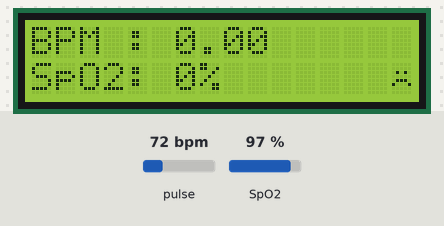
Simulated run of this sketch. Board: Arduino Uno, built with avr-gcc and run on an emulated ATmega328P. Shown: 16×2 character LCD. The test bench sets the inputs (shaded band); at power-on: SpO2 97 %, pulse 72 bpm. What the sketch prints to the serial monitor is not drawn.

Above: at 3.3 s.
3.4 s: SpO2 set to 94 %
At 5.3 s:
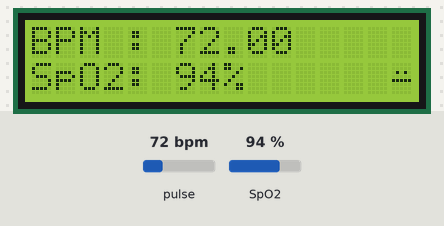
5.6 s: SpO2 set to 100 %
At 7.4 s:
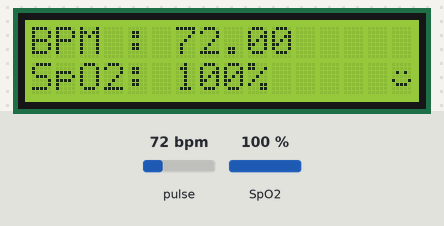
7.7 s: pulse set to 78 bpm
At 8.8 s:
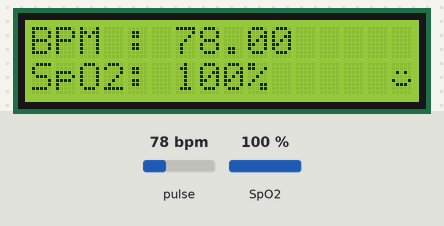
11.8 s: pulse set to 83 bpm
At 13.6 s:
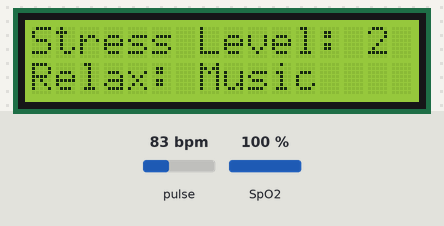
13.9 s: pulse set to 88 bpm
15.6 s: pulse set to 92 bpm
At 17.7 s:
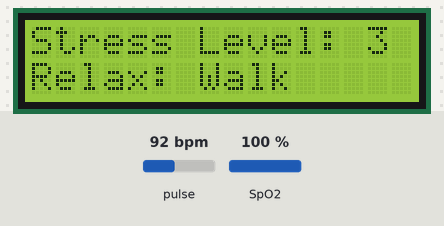
Timing chart, 0 to 19.0 s (numbered marks = the images above; inputs shaded):
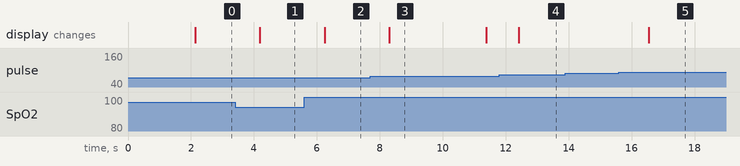

Measured:
- the behaviour switches between 96 and 95 % on SpO2 (found by bisection; images 0 and 1)
- the behaviour switches between 80 and 81 bpm on pulse (found by bisection; images 3 and 4)
- the behaviour switches between 90 and 91 bpm on pulse (found by bisection; images 4 and 5)
- after the input at 3.4 s, the display: changes after 0.79 s (image 1)
- after the input at 5.6 s, the display: changes after 0.64 s (image 2)
- after the input at 7.7 s, the display: changes after 0.60 s (image 3)
- after the input at 11.8 s, the display: changes after 0.62 s (image 4)
- after the input at 13.9 s, every drawn part: stays the same
- after the input at 15.6 s, the display: changes after 0.94 s (image 5)

The sketch:

_Stress_Detector.ino
```cpp
#include <LiquidCrystal_I2C.h>
#include <Wire.h>
#include "MAX30100_PulseOximeter.h"

#define REPORTING_PERIOD_MS  1000
#define STRESS_DISPLAY_TIME  10000

LiquidCrystal_I2C lcd(0x27, 16, 2);

byte smile[] = {
  B00000,
  B00000,
  B01010,
  B00000,
  B10001,
  B01110,
  B00000,
  B00000
};
byte mod[] = {
  B00000,
  B00000,
  B01010,
  B00000,
  B11111,
  B00000,
  B00000,
  B00000
};
byte sad[] = {
  B00000,
  B00000,
  B01010,
  B00000,
  B01110,
  B10001,
  B00000,
  B00000
};

PulseOximeter pox;
uint32_t tsLastReport = 0;
uint32_t lastDisplaySwitch = 0;
bool showStressLevel = false;

void onBeatDetected()
{
  Serial.println("Beat!!!");
}

void setup()
{
  Serial.begin(115200);
  lcd.init();
  lcd.backlight();
  lcd.createChar(1 , smile);
  lcd.createChar(2 , mod);
  lcd.createChar(3 , sad);
  lcd.setCursor(0, 0);
  lcd.print("    Stress Level");
  lcd.setCursor(0, 1);
  lcd.print("    Detector");
  delay(2000);

  if (!pox.begin()) {
    Serial.println("FAILED");
    for (;;);
  } else {
    Serial.println("SUCCESS");
  }
  pox.setIRLedCurrent(MAX30100_LED_CURR_7_6MA);
  pox.setOnBeatDetectedCallback(onBeatDetected);
}

void loop()
{
  pox.update();
  if (millis() - tsLastReport > REPORTING_PERIOD_MS) {
    lcd.clear();
    if (!showStressLevel) {
      lcd.setCursor(0 , 0);
      lcd.print("BPM : ");
      lcd.print(pox.getHeartRate());
      lcd.setCursor(0 , 1);
      lcd.print("SpO2: ");
      lcd.print(pox.getSpO2());
      lcd.print("%");

      if (pox.getSpO2() >= 96) {
        lcd.setCursor(15 , 1);
        lcd.write(1);
      }
      else if (pox.getSpO2() <= 95 && pox.getSpO2() >= 91) {
        lcd.setCursor(15 , 1);
        lcd.write(2);
      }
      else if (pox.getSpO2() <= 90) {
        lcd.setCursor(15 , 1);
        lcd.write(3);
      }
    } else {
      int stressLevel = calculateStressLevel(pox.getHeartRate(), pox.getSpO2());
      lcd.setCursor(0, 0);
      lcd.print("Stress Level: ");
      lcd.print(stressLevel);
      lcd.setCursor(0, 1);
      lcd.print("Relax: ");
      lcd.print(getRelaxationTechnique(stressLevel));
    }

    tsLastReport = millis();
    if (millis() - lastDisplaySwitch >= STRESS_DISPLAY_TIME) {
      showStressLevel = !showStressLevel;
      lastDisplaySwitch = millis();
    }
  }
}

int calculateStressLevel(float bpm, float spo2) {
  if (spo2 >= 96 && bpm <= 80) return 1;
  if ((spo2 >= 94 && spo2 < 96) || (bpm > 80 && bpm <= 90)) return 2;
  if ((spo2 >= 91 && spo2 < 94) || (bpm > 90 && bpm <= 100)) return 3;
  if ((spo2 >= 88 && spo2 < 91) || (bpm > 100 && bpm <= 110)) return 4;
  return 5;
}

String getRelaxationTechnique(int stressLevel) {
  switch (stressLevel) {
    case 1: return "Breath";
    case 2: return "Music";
    case 3: return "Walk";
    case 4: return "Meditate";
    case 5: return "Rest";
    default: return "None";
  }
}
```
